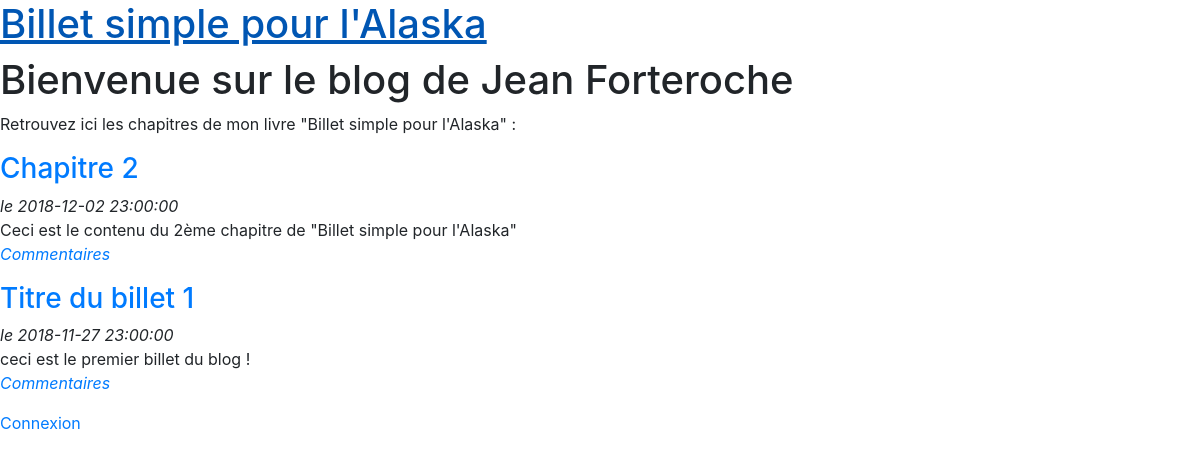
The page / on the database its author committed.
### tables this page shows
CREATE TABLE IF NOT EXISTS `billets` (
  `billet_id` int(11) NOT NULL AUTO_INCREMENT,
  `billet_date` timestamp NOT NULL DEFAULT CURRENT_TIMESTAMP,
  `billet_title` varchar(255) NOT NULL,
  `billet_content` text NOT NULL,
  PRIMARY KEY (`billet_id`)
);

### Controller/HomeController.php (called while the page is built, shortened)
<?php
require_once ('View/View.php');
class HomeController {
  private $billet;
  public function __construct()
  {
    $this->billet = new Billet();
  }
  public function home()
  {
    $billets = $this->billet->getBillets();
    $view = new View("Home");
    $view->generer(array('billets' => $billets));
  }
}

### index.php (called while the page is built)
<?php
require 'Controller/Routeur.php';
$routeur = new Routeur();
$routeur->routerRequete();

### Modele/Billet.php (called while the page is built, shortened)
<?php
class Billet extends Modele
{
	public function getBillets()
	{
		$sql= 'SELECT billet_id, billet_date, billet_title, billet_content FROM billets ORDER BY billet_id DESC';
		$billets = $this->executerRequete($sql);
		return $billets;
	}
}

### Modele/modele.php (called while the page is built)
<?php
abstract class Modele
{
  private $db;
  protected function executerRequete ($sql, $params = null)
  {
    if ($params == null)
    {
      $resultat = $this->getDb()->query($sql);
    }
    else
    {
      $resultat = $this->getDb()->prepare($sql);
      $resultat->execute($params);
    }
    return $resultat;
  }
  private function getDb()
  {
    if ($this->db == null)
    {
      $this->db = new PDO('mysql:host=localhost;dbname=projet3;charset=utf8',
          'root', '', array(PDO::ATTR_ERRMODE => PDO::ERRMODE_EXCEPTION));
    }
    return $this->db;
  }
}

### View/Homeview.php (the view)
<?php require_once('Modele/Modele.php'); ?>
<?php $this->title = ' Billet simple pour l\'Alaska '; ?>
	<h1>Bienvenue sur le blog de Jean Forteroche</h1>
	<p>Retrouvez ici les chapitres de mon livre "Billet simple pour l'Alaska" :</p>
	<?php
	foreach ($billets as $billet):
	?>
	    <article>
	    	<header>
	        <h3 class="billetTitle">
	            <a href="<?= "index.php?action=billet&id=" . $billet['billet_id'] ?>">
	            <?= htmlspecialchars($billet['billet_title']) ?>
	        	</a>
	        </h3>
	            <em>le <?= $billet['billet_date'] ?></em>
	    	</header>
	        <p>
	            <?= nl2br(htmlspecialchars($billet['billet_content'])) ?><br />
	            <em><a href="post.php?id=<?= $billet['billet_id'] ?>">Commentaires</a></em>
	        </p>
	    </article>
	<?php
	endforeach;
	?>

### View/template.php (shortened to what this page needs)
<!doctype html>
<html lang="fr">
  <head>
    <link href="bootstrap/css/bootstrap.css" rel="stylesheet" />
  </head>
  <body>
    <div id="all">
      <header id="header">
        <a href="index.php"><h1 id="titreBlog">Billet simple pour l'Alaska</h1></a>
      </header>
      <div id="content">
        <?= $content ?>
      </div>
      <footer id="footer">
        <p><a href="index.php?action=login">Connexion</a></p>
      </footer>
    </div>
  </body>
</html>

### Controller/Routeur.php (shortened to what this page needs)
<?php
require_once 'Controller/HomeController.php';
require_once 'View/View.php';
class Routeur {
  private $ctrlHome;
  private $ctrlBillet;
  private $ctrlLogin;
  public function __construct()
  {
    $this->ctrlHome = new HomeController();
    $this->ctrlBillet = new BilletController();
    $this->ctrlLogin = new LoginController();
  }
  public function routerRequete()
  {
    try {
      if (isset($_GET['action'])) {
        if ($_GET['action'] == 'billet') {
          if (isset($_GET['id'])) {
            $billet_id = intval($_GET['id']);
            if ($billet_id != 0) {
              $this->ctrlBillet->billet($billet_id);
            } else
              throw new Exception("Identifiant de billet non valide");
          } else
            throw new Exception("Identifiant de billet non défini");
        } else if ($_GET['action'] == 'comment') {
          $author = $this->getParametre($_POST, 'author');
          $content = $this->getParametre($_POST, 'content');
          $billet_id = $this->getParametre($_POST, 'id');
          $this->ctrlBillet->commenter($author, $content, $billet_id);
        } else if ($_GET['action'] == 'login') {
          $this->ctrlLogin->login();
        } else
          throw new Exception("Action non valide");
      } else {
        $this->ctrlHome->home();
      }
    }
    catch (Exception $e)  {
      $this->erreur($e->getMessage());}}
}

### View/View.php (shortened to what this page needs)
<?php
class View {
  private $fichier;
  private $title;
  public function __construct($action) {
    $this->fichier = "View/" . $action . "view.php";
  }
  public function generer($data) {
    $content = $this->genererFichier($this->fichier, $data);
    $view = $this->genererFichier('View/template.php',
      array('title' => $this->title, 'content' => $content));
    echo $view;
  }
  private function genererFichier($fichier, $data) {
    if (file_exists($fichier)) {
      extract($data);
      require $fichier;
      return ob_get_clean();
    }
    else {
      throw new Exception("Fichier '$fichier' introuvable");
    }
  }
}

### rows shown on the page
billets: billet_title "Chapitre 2", billet_date "2018-12-02 23:00:00", billet_content "Ceci est le contenu du 2ème chapitre de \"Billet simple pour l'Alaska\""
billets: billet_title "Titre du billet 1", billet_date "2018-11-27 23:00:00", billet_content "ceci est le premier billet du blog !"
